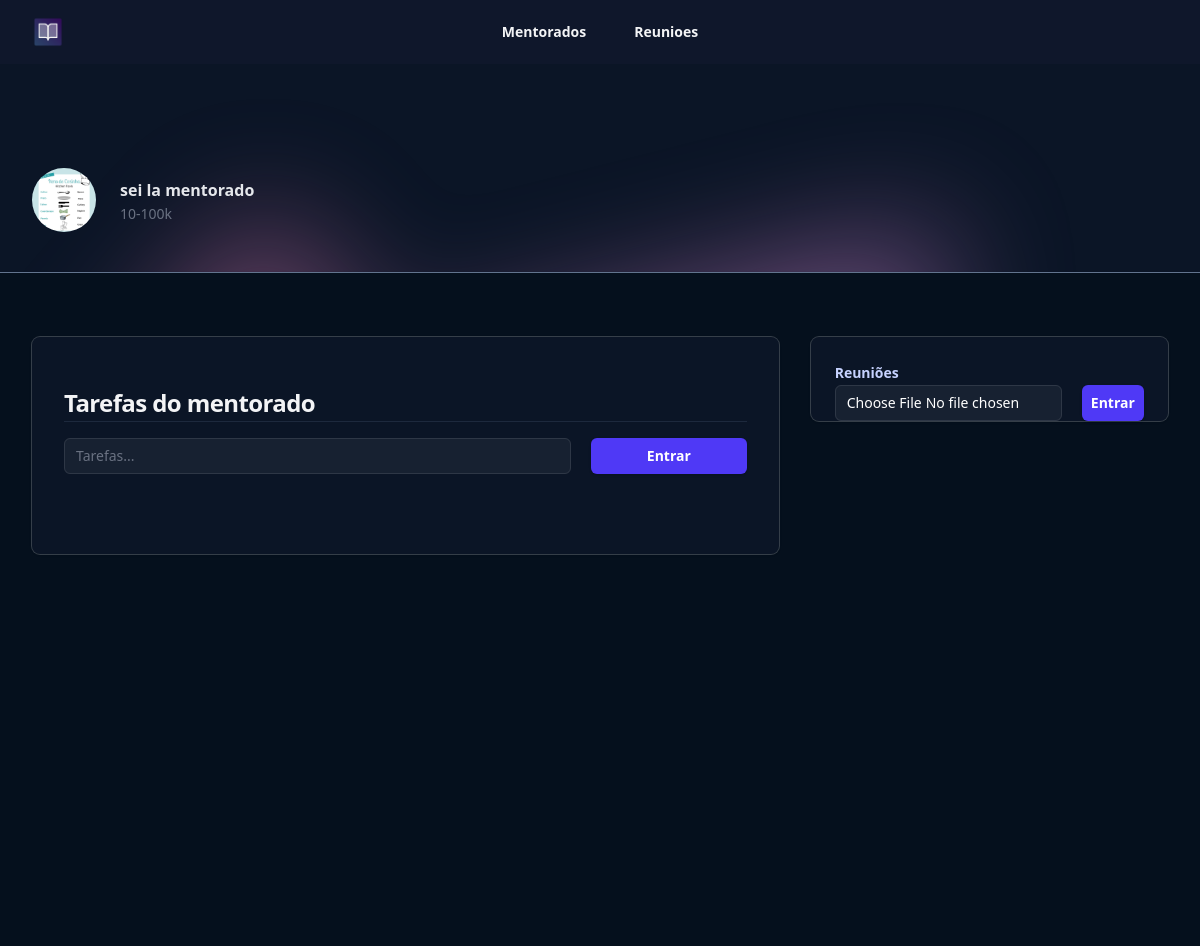
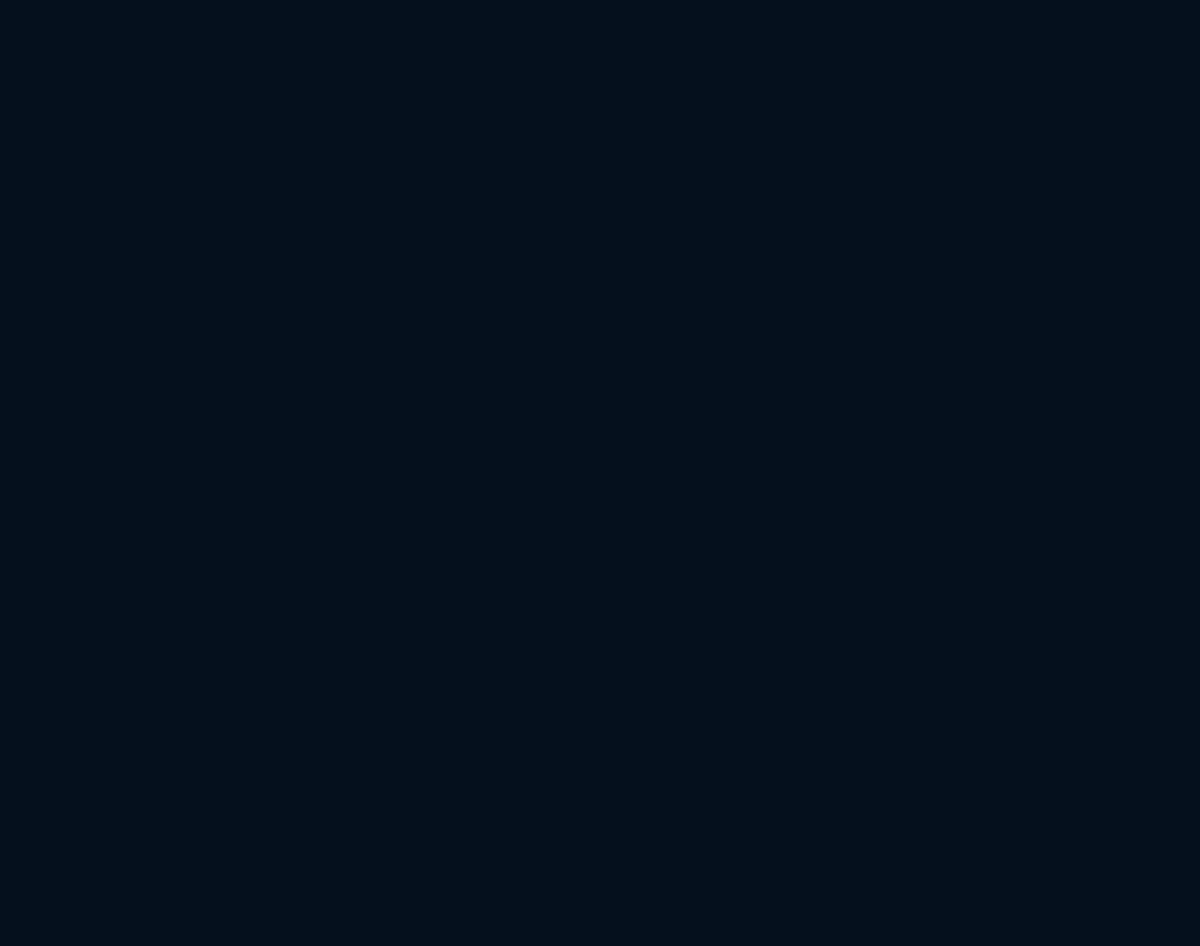
/mentorados/tarefa/3 (signed in), run on the app's committed database (2 pictures, top to bottom).
### mentorados/models.py (models this page shows, shortened)
class Mentorados(models.Model):
    estado_choices = (("E1", "10-100k"), ("E2", "100-1kk"))
    nome = models.CharField(max_length=255)
    foto = models.ImageField(upload_to="fotos", null=True, blank=True)
    estagio = models.CharField(max_length=2, choices=estado_choices)
    navigator = models.ForeignKey(Navigators, null=True, on_delete=models.CASCADE)
    user = models.ForeignKey(User, on_delete=models.CASCADE)  # mentor
    criado_em = models.DateField(auto_now_add=True)
    token = models.CharField(max_length=16)
    def __str__(self):
        return f"{self.nome}"

### mentorados/views.py (the view)
# urls.py: path("tarefa/<int:id>", views.tarefa, name="tarefa"),
def tarefa(request, id):
    mentorado = Mentorados.objects.get(id=id)
    if mentorado.user != request.user:
        raise Http404()
    if request.method == "GET":
        tarefas = Tarefa.objects.filter(mentorado=mentorado)
        videos = Upload.objects.filter(mentorado=mentorado)
        return render(
            request,
            "tarefa.html",
            {"mentorado": mentorado, "tarefas": tarefas, "videos": videos},
        )
    else:
        tarefa = request.POST.get("tarefa")
        tarefa = Tarefa(mentorado=mentorado, tarefa=tarefa)
        tarefa.save()
        return redirect(f"/mentorados/tarefa/{id}")

### mentorados/templates/tarefa.html (shortened to what this page needs)
{% extends "base.html" %}
{% load static %}
{% block 'body' %}
<header class="bg-slate-900">
  <nav class="flex items-center justify-between p-4 lg:px-8" aria-label="Global">
    <div class="flex lg:flex-1">
      <a href="#" class="-m-1.5 p-1.5">
        <img class="h-8 w-auto" src="{% static 'logo.png' %}" alt="">
      </a>
    </div>
    <div class="hidden lg:flex lg:gap-x-12">
      <a href="{% url "mentorados" %}" class="text-sm/6 font-semibold text-gray-100">Mentorados</a>
      <a href="{% url "reunioes" %}" class="text-sm/6 font-semibold text-gray-100">Reunioes</a>
    </div>
  </nav>
</header>
<main>
  <header class="relative isolate pt-16 bg-[#0b1526] border-b-1 border-slate-500">
    <div class="absolute inset-0 -z-10 overflow-hidden" aria-hidden="true">
      <div class="absolute left-16 top-full -mt-16 transform-gpu opacity-50 blur-3xl xl:left-1/2 xl:-ml-80">
        <div class="aspect-[1154/678] w-[72.125rem] bg-gradient-to-br from-[#FF80B5] to-[#9089FC]"
          style="clip-path: polygon(100% 38.5%, 82.6% 100%, 60.2% 37.7%, 52.4% 32.1%, 47.5% 41.8%, 45.2% 65.6%, 27.5% 23.4%, 0.1% 35.3%, 17.9% 0%, 27.7% 23.4%, 76.2% 2.5%, 74.2% 56%, 100% 38.5%)">
        </div>
      </div>
      <div class="absolute inset-x-0 bottom-0 h-px bg-gray-900/5"></div>
    </div>
    <div>
      <div class="mx-auto max-w-7xl px-4 py-10 sm:px-6 lg:px-8">
        <div class="mx-auto flex max-w-2xl items-center justify-between gap-x-8 lg:mx-0 lg:max-w-none">
          <div class="flex items-center gap-x-6">
            <img src="{{mentorado.foto.url}}" alt="" class="size-16 flex-none rounded-full ring-1 ring-gray-900/10">
            <h1>
              <div class="mt-1 text-base font-semibold text-gray-200">{{mentorado}}</div>
              <div class="text-sm/6 text-gray-500">{{mentorado.get_estagio_display}}</div>
            </h1>
          </div>
        </div>
      </div>
    </div>
  </header>
  <div class="bg-[#05101d] min-h-screen">
    <div class="mx-auto max-w-7xl px-4 py-16 sm:px-6 lg:px-8">
      <div class="mx-auto grid max-w-2xl grid-cols-1 grid-rows-1 items-start gap-x-8 gap-y-8 lg:mx-0 lg:max-w-none lg:grid-cols-3">
        <div class="lg:col-start-3 lg:row-end-1">
          <div class="rounded-lg shadow-sm ring-1 ring-white/20 bg-[#0b1526]">
            <dl class="flex flex-wrap">
              <div class="flex-auto px-6 pt-6">
                <p class="text-sm/6 font-semibold text-indigo-200">Reuniões</p>
                <div class="grid grid-cols-4 gap-5">
                  <div class="col-span-3">
                    <form action="{% url "upload" mentorado.id %}" method="POST" enctype='multipart/form-data'>{% csrf_token %}
                      <input type="file" name="video" required class="block w-full rounded-md bg-white/5 px-3 py-1.5 text-base text-white outline outline-1 -outline-offset-1 outline-white/10 placeholder:text-gray-500 focus:outline focus:outline-2 focus:-outline-offset-2 focus:outline-indigo-500 sm:text-sm/6">
                  </div>
                  <div>
                    <button type="submit" class="flex w-full justify-center cursor-pointer rounded-md bg-indigo-600 px-3 py-1.5 text-sm/6 font-semibold text-white shadow-sm hover:bg-indigo-500 focus-visible:outline focus-visible:outline-2 focus-visible:outline-offset-2 focus-visible:outline-indigo-600">Entrar</button>
                  </div>
                </div>
              </div>
            </dl>
          </div>
        </div>
        <div class="-mx-4 px-4 py-8 shadow-sm sm:mx-0 sm:rounded-lg sm:px-8 sm:pb-14 lg:col-span-2 lg:row-span-2 lg:row-end-2 xl:px-16 xl:pb-20 xl:pt-16 ring-1 ring-white/20 bg-[#0b1526]">
          <h2 class="mt-4 text-2xl/9 font-bold tracking-tight text-gray-100">Tarefas do mentorado</h2>
          <hr class="border-px border-slate-800">
          <div class="grid grid-cols-4 gap-5 mt-4">
            <div class="col-span-3">
              <form action="{% url "tarefa" mentorado.id %}" method="POST">{% csrf_token %}
                <input type="text" name="tarefa" autocomplete="email" required class="block w-full rounded-md bg-white/5 px-3 py-1.5 text-base text-white outline outline-1 -outline-offset-1 outline-white/10 placeholder:text-gray-500 focus:outline focus:outline-2 focus:-outline-offset-2 focus:outline-indigo-500 sm:text-sm/6" placeholder="Tarefas...">
            </div>
            <div>
              <button type="submit" class="flex w-full justify-center cursor-pointer rounded-md bg-indigo-600 px-3 py-1.5 text-sm/6 font-semibold text-white shadow-sm hover:bg-indigo-500 focus-visible:outline focus-visible:outline-2 focus-visible:outline-offset-2 focus-visible:outline-indigo-600">Entrar</button>
            </div>
          </div>
          <br>
        </div>
      </div>
    </div>
  </div>
</main>
{% endblock 'body' %}

### data on the page
Mentorados: foto (picture), nome "sei la mentorado", estagio "10-100k"
